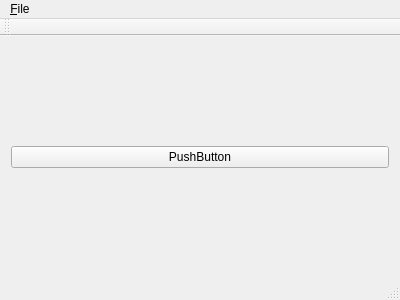
<?xml version="1.0" encoding="UTF-8"?>
<ui version="4.0">
 <class>MainWindow</class>
 <widget class="QMainWindow" name="MainWindow">
  <property name="geometry">
   <rect>
    <x>0</x>
    <y>0</y>
    <width>400</width>
    <height>300</height>
   </rect>
  </property>
  <property name="windowTitle">
   <string>MainWindow</string>
  </property>
  <widget class="QWidget" name="centralWidget">
   <layout class="QVBoxLayout" name="verticalLayout">
    <item>
     <widget class="QPushButton" name="pushButton">
      <property name="text">
       <string>PushButton</string>
      </property>
     </widget>
    </item>
   </layout>
  </widget>
  <widget class="QMenuBar" name="menuBar">
   <property name="geometry">
    <rect>
     <x>0</x>
     <y>0</y>
     <width>400</width>
     <height>27</height>
    </rect>
   </property>
   <widget class="QMenu" name="menu_File">
    <property name="title">
     <string>&amp;File</string>
    </property>
    <addaction name="menuNew"/>
    <addaction name="menuOpen"/>
    <addaction name="separator"/>
    <addaction name="menuClose"/>
    <addaction name="separator"/>
    <addaction name="menuExit"/>
   </widget>
   <addaction name="menu_File"/>
  </widget>
  <widget class="QToolBar" name="mainToolBar">
   <property name="enabled">
    <bool>true</bool>
   </property>
   <attribute name="toolBarArea">
    <enum>TopToolBarArea</enum>
   </attribute>
   <attribute name="toolBarBreak">
    <bool>false</bool>
   </attribute>
  </widget>
  <widget class="QStatusBar" name="statusBar"/>
  <action name="menuNew">
   <property name="text">
    <string>&amp;New</string>
   </property>
   <property name="shortcut">
    <string>Ctrl+N</string>
   </property>
  </action>
  <action name="menuOpen">
   <property name="text">
    <string>&amp;Open</string>
   </property>
   <property name="shortcut">
    <string>Ctrl+O</string>
   </property>
  </action>
  <action name="menuClose">
   <property name="text">
    <string>&amp;Close</string>
   </property>
   <property name="shortcut">
    <string>Ctrl+W</string>
   </property>
  </action>
  <action name="menuExit">
   <property name="text">
    <string>E&amp;xit</string>
   </property>
   <property name="shortcut">
    <string>Ctrl+X</string>
   </property>
  </action>
 </widget>
 <layoutdefault spacing="6" margin="11"/>
 <resources/>
 <connections/>
</ui>
